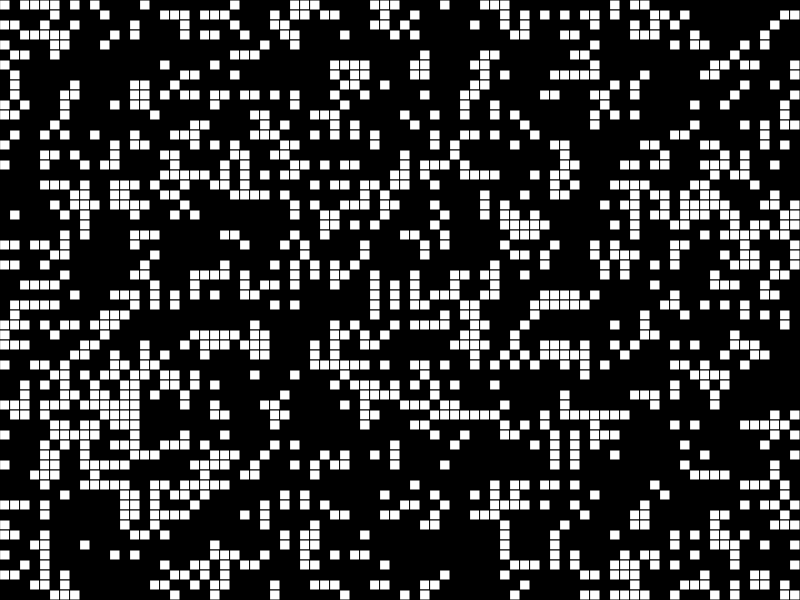
Frame 1 (no input)
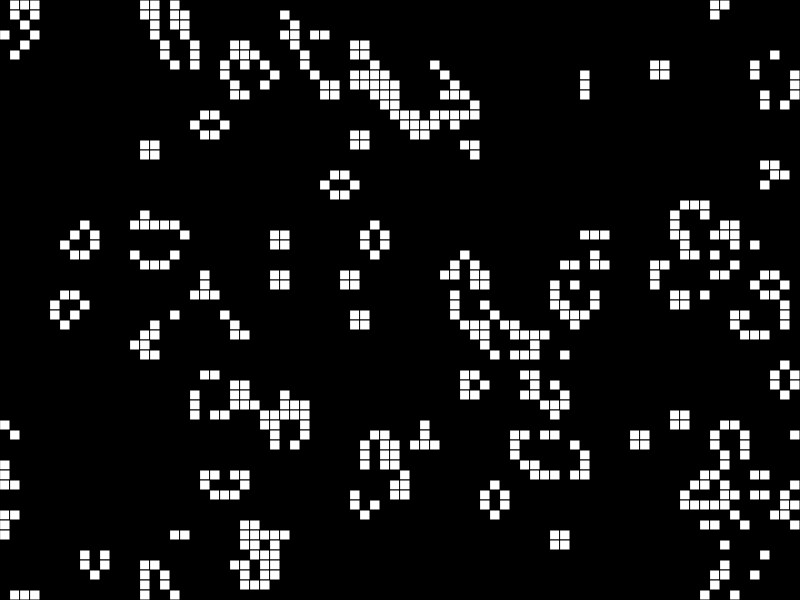
Frame 60 (no input)
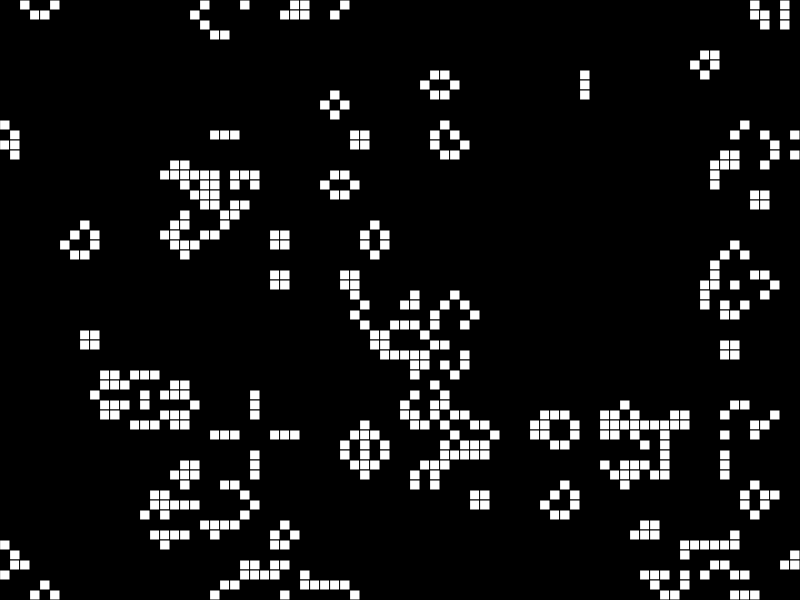
Frame 120 (the mouse pressed at the canvas centre since frame 60)

The p5.js sketch that drew these frames (run headless with seeded random() and noise() and a simulated clock; from frame 60 on, the mouse is pressed at the canvas centre):

// p5.js sketch
// ── sketch.js
// create empty 2d array
function make2DArray(cols, rows) {
    let arr = new Array(cols);
    for (let i = 0; i < arr.length; i++) {
        arr[i] = new Array(rows);
    }
    return arr;
}

let grid, cols, rows;
cell_size = 10;
paused = false;
eraser_mode = false;
let msg, eraser_state, pause_state;

function setup() {
    createCanvas(800, 600);

    // calculate variables
    cols = floor(width / cell_size);
    rows = floor(height / cell_size);
    // initialize grid with random values
    grid = randomGrid(make2DArray(cols, rows));

    msg = createP("space - pause<br>r - reset<br>b - empty grid<br>e - toggle eraser");
    msg.position(10, height + 20);
    eraser_state = createP('Eraser mode = OFF');
    eraser_state.position(150, height + 20);
    pause_state = createP('Pause = OFF');4
    pause_state.position(150, height + 40);
}

function draw() {
    background(0);

    // get input
    if (mouseIsPressed && mouseX > 0 && mouseX < width && mouseY > 0 && mouseY < height) {
        if (mouseButton == LEFT) {
            if (eraser_mode) {
                grid[floor(mouseX / cell_size)][floor(mouseY / cell_size)] = 0;
            } else grid[floor(mouseX / cell_size)][floor(mouseY / cell_size)] = 1;
        }
    }
    // iterate and apply rules
    if (!paused) {
        next_grid = make2DArray(cols, rows);
        for (let i = 0; i < cols; i++) {
            for (let j = 0; j < rows; j++) {
                // check neighbours
                let sum = -grid[i][j];
                for (let ii = -1; ii < 2; ii++) {
                    for (let jj = -1; jj < 2; jj++) {
                        sum += grid[(i + ii + cols) % cols][(j + jj + rows) % rows];
                    }
                }
                if (grid[i][j] == 1 && sum > 1 && sum < 4) {
                    next_grid[i][j] = 1;
                } else if (sum == 3) {
                    next_grid[i][j] = 1;
                } else next_grid[i][j] = 0;
            }
        }

        grid = next_grid;
    }
    // render
    for (let i = 0; i < cols; i++) {
        for (let j = 0; j < rows; j++) {
            if (grid[i][j] == 1) {
                let x = i * cell_size;
                let y = j * cell_size;
                
                stroke(0);
                fill(255);
                rect(x, y, cell_size, cell_size)
            }
        }
    }

    // show variables
}

function keyPressed() {
    switch (keyCode) {
        case 32: if (paused) {
                    paused = false;
                    pause_state.html('Pause = OFF');
                } else {
                    paused = true;
                    pause_state.html('Pause = ON');
                }; break;
        case 66: grid = make2DArray(cols, rows); break;
        case 69: if (eraser_mode) {
                    eraser_mode = false;
                    eraser_state.html('Eraser mode = OFF');
                } else {
                    eraser_mode = true;
                    eraser_state.html('Eraser mode = ON');
                }; break;
        case 82: grid = randomGrid(grid); break;
    }
}

function randomGrid(grid) {
    for (let i = 0; i < cols; i++) {
        for (let j = 0; j < rows; j++) {
            grid[i][j] = floor(random(2));
        }
    }
    return grid;
}
// ── cellular_automata.html
<!DOCTYPE html>
<html lang="">
<head>
    <meta charset="UTF-8">
    <meta http-equiv="X-UA-Compatible" content="IE=edge">
    <meta name="viewport" content="width=device-width, initial-scale=1.0">

    <script src="../lib/p5.js"></script>
    <title>Conway's Game of Life</title>
</head>
<body>
    <script src="sketch.js"></script>
    <input type="button" value="Go Back" onclick="history.back()">
</body>
</html>
